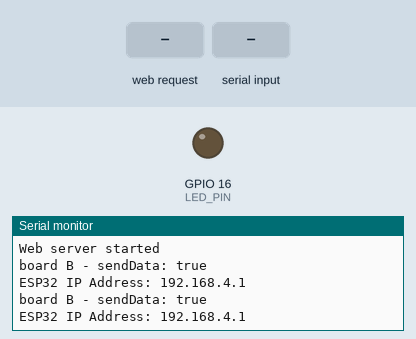
This sketch was run on a simulated ESP32. Parts: output pins drawn as LEDs (lit = HIGH), the last lines printed to the serial monitor. The inputs (shaded band) are chosen by the test bench.

Above: at 4.8 s.
4.9 s: HTTP request GET /on received
At 6.9 s:
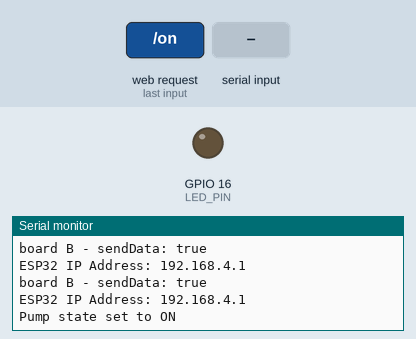
7.6 s: "1" received over the second serial link
At 8.4 s:
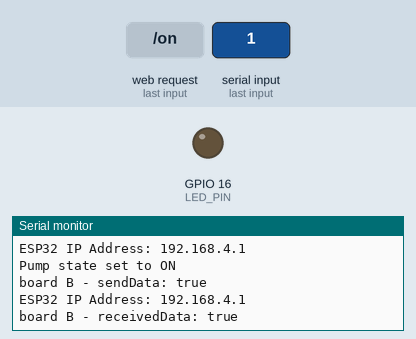
10.3 s: HTTP request GET /off received
At 12.8 s:
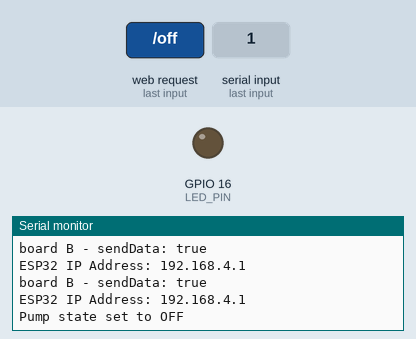
13.5 s: "0" received over the second serial link
At 14.3 s:
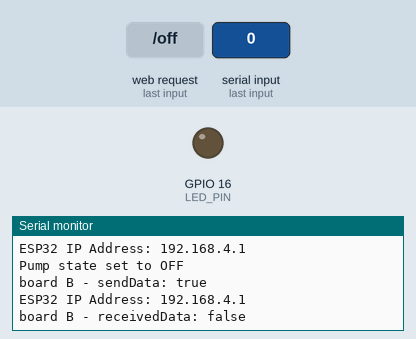

The sketch:

board_A_3.ino
```cpp
#include <WiFi.h>
#include <WebServer.h>

#define LED_PIN 16 // LED pin number

bool sendData = true; // Data to be transmitted
bool pumpState = false; // Initialize pumpState as a boolean

// Set up the AP credentials
const char* ssid = "HiHello";
const char* password = "12345678";

String htmlON = R"rawliteral(
<!DOCTYPE html>
<html lang="en">
<head>
    <meta charset="UTF-8">
    <meta name="viewport" content="width=device-width, initial-scale=1.0">
    <title>Interactive Switch Button - On</title>
    <style>
    body {
        background: rgb(7, 22, 60);
        font-family: Arial, sans-serif;
        margin: 0;
        padding: 0;
        display: flex;
        flex-direction: column;
        align-items: center;
        justify-content: center;
        height: 100vh;
        overflow: hidden;
        color: #fff;
        text-align: center;
    }

    .background-text {
        font-size: 2.5rem;
        font-weight: bold;
        opacity: 0.5;
        z-index: -1;
        pointer-events: none;
        width: 90%;
        max-width: 800px;
        margin-bottom: 10px;
    }

    .sub-text {
        font-size: 1.2rem;
        opacity: 0.7;
        z-index: 1;
        pointer-events: none;
        width: 90%;
        max-width: 800px;
        margin-bottom: 30px;
    }

    .form-box {
        position: relative;
        margin-top: 50px;
    }

    .button-box {
        width: 220px;
        position: relative;
        border-radius: 30px;
        background: #fff;
        box-shadow: 0 0 15px rgba(0, 0, 0, 0.3);
        display: flex;
        justify-content: space-between;
    }

    .toggle-label {
        padding: 10px 40px;
        cursor: pointer;
        background: transparent;
        border: 0;
        outline: none;
        position: relative;
        text-align: center;
        z-index: 1;
        font-size: 1rem;
        color: #000;
    }

    #btn {
        position: absolute;
        top: 0;
        left: 0;
        width: 110px;
        height: 100%;
        background: #e6bc22;
        border-radius: 30px;
        transition: .5s;
        z-index: 0;
    }

    .description {
        margin-top: 30px;
        font-size: 1rem;
        opacity: 0.8;
    }
    </style>
</head>
<body>
    <div class="background-text">IoT Based Automatic Pressure Control for Biogas System</div>
    <div class="sub-text">(IoT-Based Automatic Pressure Control for Biogas System)</div>

    <div class="form-box">
        <div class="button-box">
            <div id="btn"></div>
            <label class="toggle-label" onclick="location.href='/off'">Off</label>
            <label class="toggle-label" onclick="location.href='/on'">On</label>
        </div>
    </div>

    <div class="description">Biogas Pump On.</div>
 </body>
 </html>
)rawliteral";

String htmlOFF = R"rawliteral(
<!DOCTYPE html>
<html lang="en">
<head>
    <meta charset="UTF-8">
    <meta name="viewport" content="width=device-width, initial-scale=1.0">
    <title>Interactive Switch Button - Off</title>
    <style>
    body {
        background: rgb(7, 22, 60);
        font-family: Arial, sans-serif;
        margin: 0;
        padding: 0;
        display: flex;
        flex-direction: column;
        align-items: center;
        justify-content: center;
        height: 100vh;
        overflow: hidden;
        color: #fff;
        text-align: center;
    }

    .background-text {
        font-size: 2.5rem;
        font-weight: bold;
        opacity: 0.5;
        z-index: -1;
        pointer-events: none;
        width: 90%;
        max-width: 800px;
        margin-bottom: 10px;
    }

    .sub-text {
        font-size: 1.2rem;
        opacity: 0.7;
        z-index: 1;
        pointer-events: none;
        width: 90%;
        max-width: 800px;
        margin-bottom: 30px;
    }

    .form-box {
        position: relative;
        margin-top: 50px;
    }

    .button-box {
        width: 220px;
        position: relative;
        border-radius: 30px;
        background: #fff;
        box-shadow: 0 0 15px rgba(0, 0, 0, 0.3);
        display: flex;
        justify-content: space-between;
    }

    .toggle-label {
        padding: 10px 40px;
        cursor: pointer;
        background: transparent;
        border: 0;
        outline: none;
        position: relative;
        text-align: center;
        z-index: 1;
        font-size: 1rem;
        color: #000;
    }

    #btn {
        position: absolute;
        top: 0;
        left: 0;
        width: 110px;
        height: 100%;
        background: #e6bc22;
        border-radius: 30px;
        transition: .5s;
        z-index: 0;
    }

    .description {
        margin-top: 30px;
        font-size: 1rem;
        opacity: 0.8;
    }
    </style>
</head>
<body>
    <div class="background-text">IoT Based Automatic Pressure Control for Biogas System</div>
    <div class="sub-text">(IoT-Based Automatic Pressure Control for Biogas System)</div>

    <div class="form-box">
        <div class="button-box">
            <div id="btn"></div>
            <label class="toggle-label" onclick="location.href='/off'">Off</label>
            <label class="toggle-label" onclick="location.href='/on'">On</label>
        </div>
    </div>

    <div class="description">Biogas Pump Off.</div>
</body>
</html>
)rawliteral";

// Create a WebServer object that listens on port 80
WebServer server(80);

// Function to handle the root URL "/"
void handleRoot() {
    server.send(200, "text/html", htmlOFF);
}

// Function to handle the "On" button press
void handleOn() {
    pumpState = true; // Set pump state to on
    Serial.println("Pump state set to ON");
    Serial2.write(pumpState ? '1' : '0'); // Use updated port
    server.send(200, "text/html", htmlON);
}

// Function to handle the "Off" button press
void handleOff() {
    pumpState = false; // Set pump state to off
    Serial2.write(pumpState ? '1' : '0'); // Use updated port
    Serial.println("Pump state set to OFF");
    server.send(200, "text/html", htmlOFF);
}

void setup() {
    // Start Serial communication
    Serial.begin(115200);
    Serial2.begin(9600, SERIAL_8N1, 16, 17); // Serial2 port (TX=17, RX=16)
    pinMode(LED_PIN, OUTPUT);

    // Set up the ESP32 as an Access Point
    WiFi.softAP(ssid, password);
    Serial.println("Access Point started");

    // Print the IP address of the ESP32
    Serial.print("ESP32 IP Address: ");
    Serial.println(WiFi.softAPIP());

    // Define the root URL handler
    server.on("/", handleRoot);

    // Define the handlers for the buttons
    server.on("/on", handleOn);
    server.on("/off", handleOff);

    // Start the web server
    server.begin();
    Serial.println("Web server started");
}

void loop() {
    // Continuously handle client requests
    server.handleClient();

    delay(2000);
    Serial2.write(pumpState ? 1 : 0);
    Serial.println("board B - sendData: " + String(sendData ? "true" : "false"));
    Serial.print("ESP32 IP Address: ");
    Serial.println(WiFi.softAPIP());

    // Process received data if available
    if (Serial2.available()) {
      char receivedChar = Serial2.read();
      bool receivedData = (receivedChar == '1'); // '1' is interpreted as true, '0' as false
      if (receivedData) {
        server.send(200, "text/html", htmlON);
      }
      else {
        server.send(200, "text/html", htmlOFF);
      }
      Serial.print("board B - receivedData: ");
      Serial.println(receivedData ? "true" : "false");
    }
}
```

Measured:
- after the input at 4.9 s, the serial monitor: prints a new line after 1.1 s (image 1)
- after the input at 7.6 s, the serial monitor: prints a new line after 0.40 s (image 2)
- after the input at 10.3 s, the serial monitor: prints a new line after 1.7 s (image 3)
- after the input at 13.5 s, the serial monitor: prints a new line after 0.51 s (image 4)
